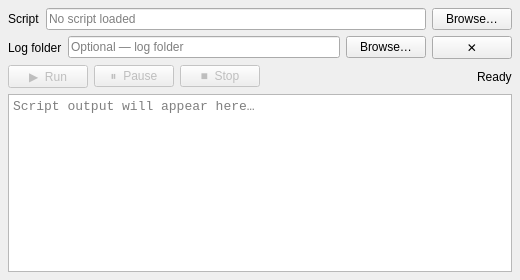
<?xml version="1.0" encoding="UTF-8"?>
<ui version="4.0">
 <class>ExperimentPanel</class>
 <widget class="QWidget" name="ExperimentPanel">
  <property name="geometry">
   <rect><x>0</x><y>0</y><width>520</width><height>280</height></rect>
  </property>
  <property name="windowTitle"><string>Experiment</string></property>

  <layout class="QVBoxLayout" name="root_layout">
   <property name="spacing"><number>6</number></property>
   <property name="leftMargin"><number>8</number></property>
   <property name="topMargin"><number>8</number></property>
   <property name="rightMargin"><number>8</number></property>
   <property name="bottomMargin"><number>8</number></property>

   <!-- Script row -->
   <item>
    <layout class="QHBoxLayout" name="file_row">
     <property name="spacing"><number>6</number></property>
     <item>
      <widget class="QLabel" name="script_label">
       <property name="text"><string>Script</string></property>
       <property name="minimumWidth"><number>60</number></property>
      </widget>
     </item>
     <item>
      <widget class="QLineEdit" name="script_path_edit">
       <property name="readOnly"><bool>true</bool></property>
       <property name="placeholderText"><string>No script loaded</string></property>
      </widget>
     </item>
     <item>
      <widget class="QPushButton" name="browse_btn">
       <property name="text"><string>Browse…</string></property>
       <property name="maximumWidth"><number>80</number></property>
      </widget>
     </item>
    </layout>
   </item>

   <!-- Log folder row -->
   <item>
    <layout class="QHBoxLayout" name="log_folder_row">
     <property name="spacing"><number>6</number></property>
     <item>
      <widget class="QLabel" name="log_folder_label">
       <property name="text"><string>Log folder</string></property>
       <property name="minimumWidth"><number>60</number></property>
      </widget>
     </item>
     <item>
      <widget class="QLineEdit" name="log_folder_edit">
       <property name="readOnly"><bool>true</bool></property>
       <property name="placeholderText"><string>Optional — log folder</string></property>
      </widget>
     </item>
     <item>
      <widget class="QPushButton" name="log_folder_btn">
       <property name="text"><string>Browse…</string></property>
       <property name="maximumWidth"><number>80</number></property>
      </widget>
     </item>
     <item>
      <widget class="QPushButton" name="log_folder_clear_btn">
       <property name="text"><string>✕</string></property>
       <property name="maximumWidth"><number>28</number></property>
       <property name="toolTip"><string>Clear log folder (disable file logging)</string></property>
      </widget>
     </item>
    </layout>
   </item>

   <!-- Controls row -->
   <item>
    <layout class="QHBoxLayout" name="controls_row">
     <property name="spacing"><number>6</number></property>
     <item>
      <widget class="QPushButton" name="play_btn">
       <property name="enabled"><bool>false</bool></property>
       <property name="text"><string>▶  Run</string></property>
      </widget>
     </item>
     <item>
      <widget class="QPushButton" name="pause_btn">
       <property name="enabled"><bool>false</bool></property>
       <property name="text"><string>⏸  Pause</string></property>
      </widget>
     </item>
     <item>
      <widget class="QPushButton" name="stop_btn">
       <property name="enabled"><bool>false</bool></property>
       <property name="text"><string>■  Stop</string></property>
      </widget>
     </item>
     <item>
      <spacer>
       <property name="orientation"><enum>Qt::Orientation::Horizontal</enum></property>
       <property name="sizeHint" stdset="0"><size><width>20</width><height>20</height></size></property>
      </spacer>
     </item>
     <item>
      <widget class="QLabel" name="run_status_lbl">
       <property name="text"><string>Ready</string></property>
      </widget>
     </item>
    </layout>
   </item>

   <item>
    <widget class="QPlainTextEdit" name="log_output">
     <property name="font">
      <font><family>monospace</family><pointsize>10</pointsize></font>
     </property>
     <property name="readOnly"><bool>true</bool></property>
     <property name="placeholderText"><string>Script output will appear here…</string></property>
    </widget>
   </item>

  </layout>
 </widget>
 <resources/>
 <connections/>
</ui>
